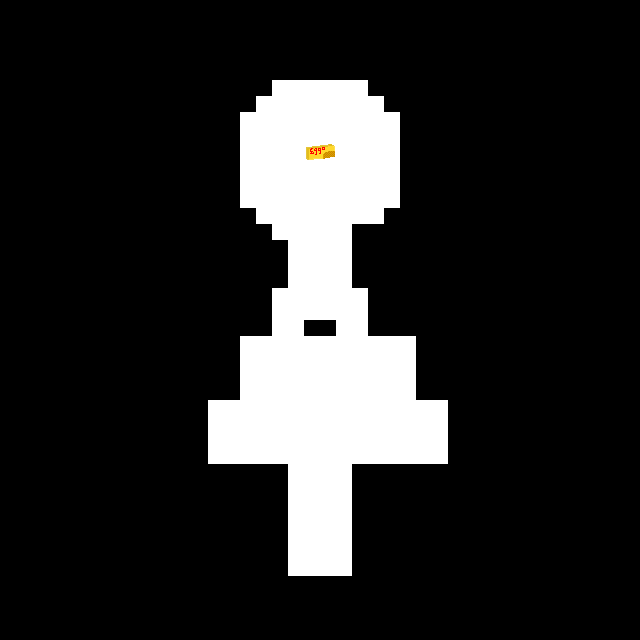

Below is a game level as drawn by its tile map, then a one-line description and the .tmx that defines it (tile-layer data replaced by summaries):
An orthogonal 40x40 tile map with 16x16 px tiles, 3 tile layers (Tile Layer 1, Tile Layer 3, a), 2 tilesets and 48 objects (28x death_collide, 17x player_collide, win_collide, player_spawn, light).

<map version="1.9" tiledversion="1.9.2" orientation="orthogonal" renderorder="right-down" width="40" height="40" tilewidth="16" tileheight="16" infinite="0" nextlayerid="6" nextobjectid="67">
 <tileset firstgid="1" source="../tilesets/color_set.tsx" />
 <tileset firstgid="101" source="../tilesets/title_map.tsx" />
 <layer id="1" name="Tile Layer 1" width="40" height="40">
  <data>[1600 cells, 1600 non-empty, 1 distinct tile ids]</data>
 </layer>
 <layer id="5" name="Tile Layer 3" width="40" height="40">
  <data>[1600 cells, 247 non-empty, 1 distinct tile ids]</data>
 </layer>
 <layer id="4" name="a" width="40" height="40">
  <data>[1600 cells, 2 non-empty, 2 distinct tile ids]</data>
 </layer>
 <objectgroup id="3" name="Object Layer 1">
  <object id="1" name="win_collide" x="306" y="144" width="29" height="16" />
  <object id="2" name="death_collide" x="288" y="240" width="16" height="48" />
  <object id="7" name="death_collide" x="272" y="288" width="16" height="48" />
  <object id="8" name="death_collide" x="240" y="352" width="16" height="64" />
  <object id="9" name="death_collide" x="208" y="400" width="16" height="64" />
  <object id="10" name="death_collide" x="336" y="208" width="16" height="80" />
  <object id="11" name="death_collide" x="352" y="288" width="16" height="48" />
  <object id="16" name="death_collide" x="352" y="336" width="48" height="16" />
  <object id="17" name="death_collide" x="224" y="448" width="64" height="16" />
  <object id="18" name="death_collide" x="288" y="384" width="64" height="16" />
  <object id="22" name="player_collide" x="272" y="464" width="16" height="112" />
  <object id="23" name="player_collide" x="352" y="464" width="16" height="112" />
  <object id="24" name="player_collide" x="224" y="112" width="16" height="96" />
  <object id="25" name="player_collide" x="400" y="112" width="16" height="96" />
  <object id="26" name="player_collide" x="272" y="64" width="96" height="16" />
  <object id="27" name="player_collide" x="368" y="80" width="16" height="16" />
  <object id="28" name="player_collide" x="384" y="96" width="16" height="16" />
  <object id="29" name="player_collide" x="240" y="96" width="16" height="16" />
  <object id="30" name="player_collide" x="256" y="80" width="16" height="16" />
  <object id="31" name="player_collide" x="240" y="208" width="16" height="16" />
  <object id="32" name="player_collide" x="256" y="224" width="16" height="16" />
  <object id="33" name="player_collide" x="368" y="224" width="16" height="16" />
  <object id="34" name="player_collide" x="384" y="208" width="16" height="16" />
  <object id="35" name="player_collide" x="352" y="240" width="16" height="16" />
  <object id="37" name="player_collide" x="272" y="240" width="16" height="16" />
  <object id="38" name="player_collide" x="304" y="320" width="32" height="16" />
  <object id="39" name="player_collide" x="272" y="576" width="96" height="16" />
  <object id="40" name="player_spawn" x="304" y="544" width="16" height="16" />
  <object id="41" name="death_collide" x="240" y="112" width="16" height="96" />
  <object id="42" name="death_collide" x="384" y="112" width="16" height="96" />
  <object id="43" name="death_collide" x="272" y="224" width="16" height="16" />
  <object id="44" name="death_collide" x="256" y="208" width="16" height="16" />
  <object id="45" name="death_collide" x="256" y="96" width="16" height="16" />
  <object id="46" name="death_collide" x="272" y="80" width="96" height="16" />
  <object id="50" name="death_collide" x="352" y="208" width="32" height="16" />
  <object id="51" name="death_collide" x="320" y="192" width="16" height="16" />
  <object id="52" name="death_collide" x="288" y="144" width="16" height="32" />
  <object id="53" name="death_collide" x="304" y="128" width="32" height="16" />
  <object id="56" name="death_collide" x="352" y="448" width="96" height="16" />
  <object id="57" name="death_collide" x="432" y="400" width="16" height="48" />
  <object id="58" name="death_collide" x="400" y="336" width="16" height="80" />
  <object id="59" name="death_collide" x="416" y="400" width="16" height="16" />
  <object id="60" name="death_collide" x="224" y="400" width="16" height="16" />
  <object id="61" name="death_collide" x="240" y="336" width="48" height="16" />
  <object id="62" name="death_collide" x="304" y="176" width="16" height="16" />
  <object id="64" name="death_collide" x="336" y="144" width="16" height="16" />
  <object id="65" name="death_collide" x="368" y="96" width="16" height="16" />
  <object id="66" name="light" x="312" y="144" width="15" height="16" />
 </objectgroup>
</map>
